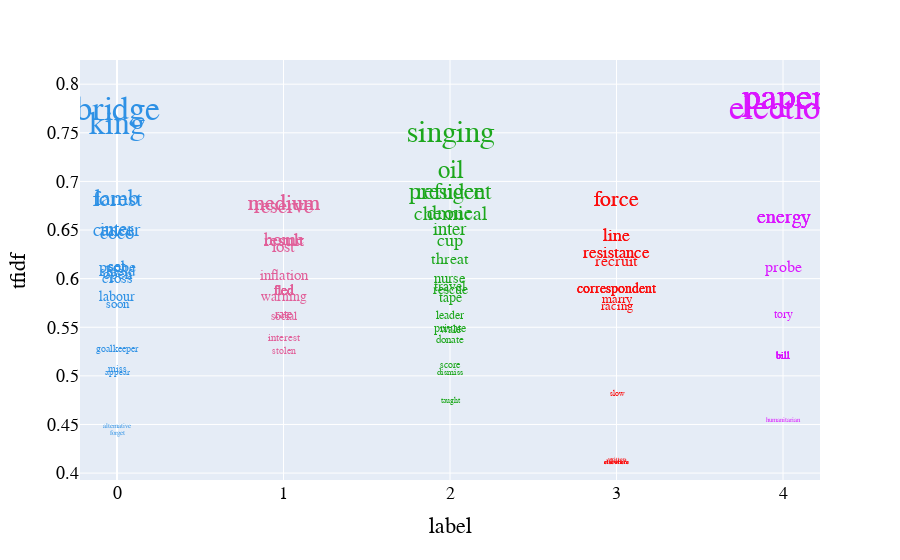

Notebook code for this chart:
### Code cell
visualize_clusters(viz_data)

### Figure 1 — Plotly figure (JSON) as saved in the notebook; plotly's stock layout.template omitted (floating-point values rounded to 4 significant figures)
{"data": [{"customdata": [["king"], ["probe"], ["appear"], ["set"], ["set"], ["cross"], ["shield"], ["lamb"], ["cancer"], ["goalkeeper"], ["open"], ["inter"], ["soon"], ["bridge"], ["miss"], ["forget"], ["labour"], ["coco"], ["forest"], ["alternative"], ["home"], ["result"], ["fled"], ["fled"], ["interest"], ["fled"], ["rate"], ["fled"], ["result"], ["reserve"], ["lost"], ["stolen"], ["warning"], ["medium"], ["inflation"], ["medium"], ["fled"], ["social"], ["fled"], ["rate"], ["travel"], ["threat"], ["private"], ["taught"], ["president"], ["drone"], ["leader"], ["refugee"], ["singing"], ["nurse"], ["wale"], ["cup"], ["inter"], ["rescue"], ["score"], ["donate"], ["dismiss"], ["chemical"], ["tape"], ["oil"], ["force"], ["marry"], ["advance"], ["correspondent"], ["correspondent"], ["racing"], ["recruit"], ["force"], ["slow"], ["resistance"], ["line"], ["elsewhere"], ["elsewhere"], ["written"], ["elsewhere"], ["elsewhere"], ["elsewhere"], ["correspondent"], ["line"], ["resistance"], ["bill"], ["bill"], ["bill"], ["election"], ["tory"], ["bill"], ["paper"], ["energy"], ["energy"], ["paper"], ["bill"], ["bill"], ["paper"], ["paper"], ["paper"], ["humanitarian"], ["probe"], ["paper"], ["bill"], ["energy"]], "hovertemplate": "label=%{marker.color}<br>tfidf=%{y}<br>word=%{customdata[0]}<extra></extra>", "legendgroup": "", "marker": {"color": [0, 0, 0, 0, 0, 0, 0, 0, 0, 0, 0, 0, 0, 0, 0, 0, 0, 0, 0, 0, 1, 1, 1, 1, 1, 1, 1, 1, 1, 1, 1, 1, 1, 1, 1, 1, 1, 1, 1, 1, 2, 2, 2, 2, 2, 2, 2, 2, 2, 2, 2, 2, 2, 2, 2, 2, 2, 2, 2, 2, 3, 3, 3, 3, 3, 3, 3, 3, 3, 3, 3, 3, 3, 3, 3, 3, 3, 3, 3, 3, 4, 4, 4, 4, 4, 4, 4, 4, 4, 4, 4, 4, 4, 4, 4, 4, 4, 4, 4, 4], "coloraxis": "coloraxis", "symbol": "circle"}, "mode": "text", "name": "", "orientation": "v", "showlegend": false, "text": ["king", "probe", "appear", "set", "set", "cross", "shield", "lamb", "cancer", "goalkeeper", "open", "inter", "soon", "bridge", "miss", "forget", "labour", "coco", "forest", "alternative", "home", "result", "fled", "fled", "interest", "fled", "rate", "fled", "result", "reserve", "lost", "stolen", "warning", "medium", "inflation", "medium", "fled", "social", "fled", "rate", "travel", "threat", "private", "taught", "president", "drone", "leader", "refugee", "singing", "nurse", "wale", "cup", "inter", "rescue", "score", "donate", "dismiss", "chemical", "tape", "oil", "force", "marry", "advance", "correspondent", "correspondent", "racing", "recruit", "force", "slow", "resistance", "line", "elsewhere", "elsewhere", "written", "elsewhere", "elsewhere", "elsewhere", "correspondent", "line", "resistance", "bill", "bill", "bill", "election", "tory", "bill", "paper", "energy", "energy", "paper", "bill", "bill", "paper", "paper", "paper", "humanitarian", "probe", "paper", "bill", "energy"], "textfont": {"color": ["#2E91E5", "#2E91E5", "#2E91E5", "#2E91E5", "#2E91E5", "#2E91E5", "#2E91E5", "#2E91E5", "#2E91E5", "#2E91E5", "#2E91E5", "#2E91E5", "#2E91E5", "#2E91E5", "#2E91E5", "#2E91E5", "#2E91E5", "#2E91E5", "#2E91E5", "#2E91E5", "#E15F99", "#E15F99", "#E15F99", "#E15F99", "#E15F99", "#E15F99", "#E15F99", "#E15F99", "#E15F99", "#E15F99", "#E15F99", "#E15F99", "#E15F99", "#E15F99", "#E15F99", "#E15F99", "#E15F99", "#E15F99", "#E15F99", "#E15F99", "#1CA71C", "#1CA71C", "#1CA71C", "#1CA71C", "#1CA71C", "#1CA71C", "#1CA71C", "#1CA71C", "#1CA71C", "#1CA71C", "#1CA71C", "#1CA71C", "#1CA71C", "#1CA71C", "#1CA71C", "#1CA71C", "#1CA71C", "#1CA71C", "#1CA71C", "#1CA71C", "#FB0D0D", "#FB0D0D", "#FB0D0D", "#FB0D0D", "#FB0D0D", "#FB0D0D", "#FB0D0D", "#FB0D0D", "#FB0D0D", "#FB0D0D", "#FB0D0D", "#FB0D0D", "#FB0D0D", "#FB0D0D", "#FB0D0D", "#FB0D0D", "#FB0D0D", "#FB0D0D", "#FB0D0D", "#FB0D0D", "#DA16FF", "#DA16FF", "#DA16FF", "#DA16FF", "#DA16FF", "#DA16FF", "#DA16FF", "#DA16FF", "#DA16FF", "#DA16FF", "#DA16FF", "#DA16FF", "#DA16FF", "#DA16FF", "#DA16FF", "#DA16FF", "#DA16FF", "#DA16FF", "#DA16FF", "#DA16FF"], "size": [32, 16, 9, 16, 16, 15, 15, 22, 19, 10, 15, 19, 13, 34, 10, 7, 14, 19, 22, 7, 18, 18, 14, 14, 11, 14, 12, 14, 18, 21, 17, 10, 14, 22, 15, 22, 14, 12, 14, 12, 14, 16, 12, 8, 23, 20, 12, 23, 31, 15, 12, 18, 19, 14, 10, 11, 9, 20, 14, 25, 22, 13, 6, 14, 14, 13, 16, 22, 8, 17, 18, 6, 6, 6, 6, 6, 6, 14, 18, 17, 10, 10, 10, 35, 12, 10, 37, 20, 20, 37, 10, 10, 37, 37, 37, 7, 16, 37, 10, 20]}, "textposition": "bottom center", "type": "scatter", "x": [0, 0, 0, 0, 0, 0, 0, 0, 0, 0, 0, 0, 0, 0, 0, 0, 0, 0, 0, 0, 1, 1, 1, 1, 1, 1, 1, 1, 1, 1, 1, 1, 1, 1, 1, 1, 1, 1, 1, 1, 2, 2, 2, 2, 2, 2, 2, 2, 2, 2, 2, 2, 2, 2, 2, 2, 2, 2, 2, 2, 3, 3, 3, 3, 3, 3, 3, 3, 3, 3, 3, 3, 3, 3, 3, 3, 3, 3, 3, 3, 4, 4, 4, 4, 4, 4, 4, 4, 4, 4, 4, 4, 4, 4, 4, 4, 4, 4, 4, 4], "xaxis": "x", "y": [0.7739, 0.619, 0.5077, 0.6201, 0.6201, 0.6072, 0.6142, 0.6924, 0.6585, 0.5326, 0.6114, 0.6591, 0.5799, 0.789, 0.5121, 0.4448, 0.5877, 0.6549, 0.6913, 0.4519, 0.649, 0.647, 0.5943, 0.5943, 0.5442, 0.5943, 0.569, 0.5943, 0.647, 0.6834, 0.6405, 0.5298, 0.5874, 0.6875, 0.6106, 0.6875, 0.5943, 0.5669, 0.5943, 0.569, 0.5982, 0.627, 0.5546, 0.4778, 0.6999, 0.6765, 0.5672, 0.6994, 0.7648, 0.6071, 0.5533, 0.6474, 0.6591, 0.5948, 0.5161, 0.542, 0.5074, 0.6755, 0.5867, 0.7228, 0.6914, 0.5854, 0.4163, 0.5965, 0.5965, 0.5776, 0.6258, 0.6914, 0.4859, 0.6338, 0.6528, 0.4145, 0.4145, 0.4172, 0.4145, 0.4145, 0.4145, 0.5965, 0.6528, 0.6338, 0.525, 0.525, 0.525, 0.7909, 0.5691, 0.525, 0.8033, 0.6724, 0.6724, 0.8033, 0.525, 0.525, 0.8033, 0.8033, 0.8033, 0.4583, 0.619, 0.8033, 0.525, 0.6724], "yaxis": "y"}], "layout": {"coloraxis": {"colorbar": {"title": {"text": "label"}}, "colorscale": [[0, "#0d0887"], [0.1111, "#46039f"], [0.2222, "#7201a8"], [0.3333, "#9c179e"], [0.4444, "#bd3786"], [0.5556, "#d8576b"], [0.6667, "#ed7953"], [0.7778, "#fb9f3a"], [0.8889, "#fdca26"], [1, "#f0f921"]]}, "font": {"color": "black", "family": "Courier New, monospace", "size": 18}, "legend": {"tracegroupgap": 0}, "margin": {"t": 60}, "xaxis": {"anchor": "y", "domain": [0, 1], "dtick": 1, "tick0": 0, "tickmode": "linear", "title": {"text": "label"}}, "yaxis": {"anchor": "x", "domain": [0, 1], "dtick": 0.05, "tick0": 0, "tickmode": "linear", "title": {"text": "tfidf"}}}}
